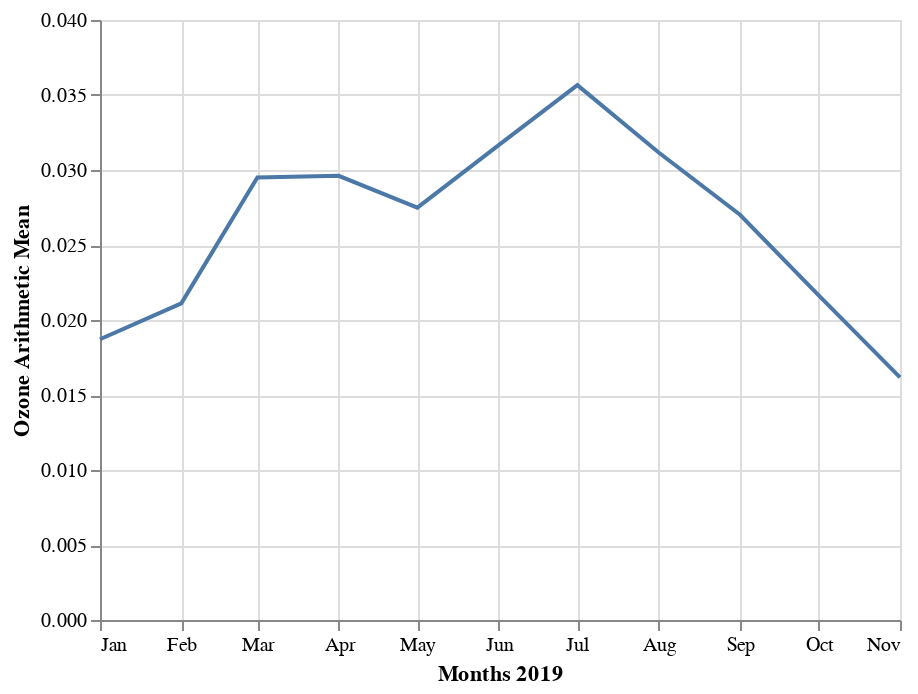

The code cell stored with this chart in its notebook:
### Code cell
ozone_2019 = pd.read_csv("../../data/final/epa_air_params/ozone_2019_avg_df.csv")
alt.Chart(ozone_2019).mark_line().encode(
    alt.X("month(date_month):T", title="Months 2019"),
    alt.Y("arithmetic_mean", title="Ozone Arithmetic Mean")
)

### Figure 1 — Vega-Lite specification as saved in the notebook (floating-point values rounded to 4 significant figures)
{"config": {"view": {"continuousWidth": 400, "continuousHeight": 300}}, "data": {"name": "data-fc1f5187f98d1cd7ded119fb9add90c6"}, "mark": "line", "encoding": {"x": {"type": "temporal", "field": "date_month", "timeUnit": "month", "title": "Months 2019"}, "y": {"type": "quantitative", "field": "arithmetic_mean", "title": "Ozone Arithmetic Mean"}}, "$schema": "https://vega.github.io/schema/vega-lite/v4.8.1.json", "datasets": {"data-fc1f5187f98d1cd7ded119fb9add90c6": [{"date_month": "2019-08-01", "aqi": 40.29, "arithmetic_mean": 0.03116, "units_of_measure": "Parts per million", "parameter": "Ozone", "year": 2019, "month": 8}, {"date_month": "2019-04-01", "aqi": 34.63, "arithmetic_mean": 0.02962, "units_of_measure": "Parts per million", "parameter": "Ozone", "year": 2019, "month": 4}, {"date_month": "2019-01-01", "aqi": 23.15, "arithmetic_mean": 0.01871, "units_of_measure": "Parts per million", "parameter": "Ozone", "year": 2019, "month": 1}, {"date_month": "2019-03-01", "aqi": 34.37, "arithmetic_mean": 0.0295, "units_of_measure": "Parts per million", "parameter": "Ozone", "year": 2019, "month": 3}, {"date_month": "2019-02-01", "aqi": 25.5, "arithmetic_mean": 0.02111, "units_of_measure": "Parts per million", "parameter": "Ozone", "year": 2019, "month": 2}, {"date_month": "2019-10-01", "aqi": 26.54, "arithmetic_mean": 0.02165, "units_of_measure": "Parts per million", "parameter": "Ozone", "year": 2019, "month": 10}, {"date_month": "2019-09-01", "aqi": 36.9, "arithmetic_mean": 0.02701, "units_of_measure": "Parts per million", "parameter": "Ozone", "year": 2019, "month": 9}, {"date_month": "2019-05-01", "aqi": 33.4, "arithmetic_mean": 0.02749, "units_of_measure": "Parts per million", "parameter": "Ozone", "year": 2019, "month": 5}, {"date_month": "2019-11-01", "aqi": 20.61, "arithmetic_mean": 0.01618, "units_of_measure": "Parts per million", "parameter": "Ozone", "year": 2019, "month": 11}, {"date_month": "2019-06-01", "aqi": 42.57, "arithmetic_mean": 0.03166, "units_of_measure": "Parts per million", "parameter": "Ozone", "year": 2019, "month": 6}, {"date_month": "2019-07-01", "aqi": 54.68, "arithmetic_mean": 0.03566, "units_of_measure": "Parts per million", "parameter": "Ozone", "year": 2019, "month": 7}]}}
